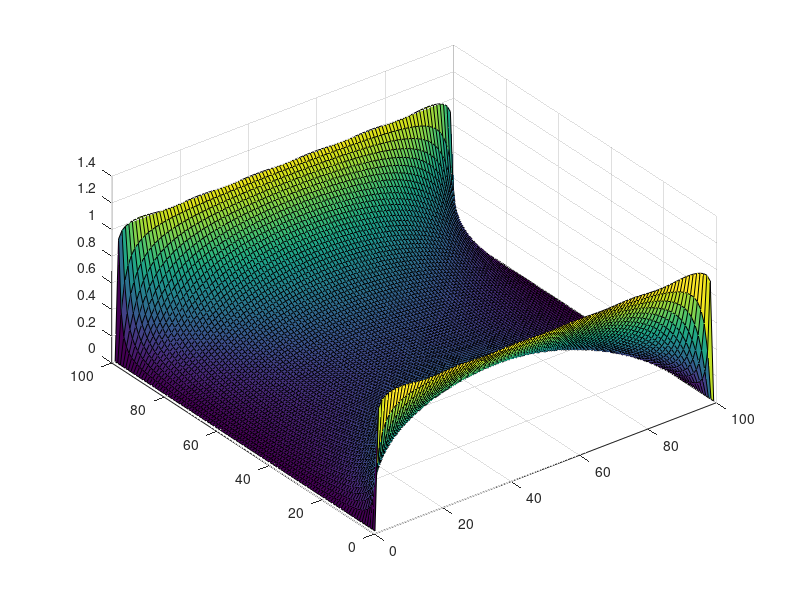

Write MATLAB code to recreate this figure.
% Analytical series solution

% Initialization

clear all;
close all;
clc;
set(0,'DefaultFigureWindowStyle','docked');

% Solving V=V0 @ x=0 and V=0 @ x=L in region LxW
% Implement funtion 'pbaspect' to fix Z aspect ratio

L = 90;
W = 2/3 * L;
V0 = 1;

nx = 100;
ny = 100;

La = linspace(-L/2,L/2,nx);
Wa = linspace(0, W, ny);

V = zeros(nx,ny);
Vs = zeros(nx,ny);
n = 1;
f = 0;

for n=1:2:210
    for i=1:nx
        for j = 1:ny
            V(i,j) = (4*V0/pi)*((1/n)*(cosh(n*pi*La(i)/(W))/cosh(n*pi*(L/2)/(W)))*sin(n*pi*Wa(j)/(W)));              
        end
    end
    Vs = Vs + V;
    surf(Vs)
    pbaspect([1 1 0.5])
    pause(0.01)
end

